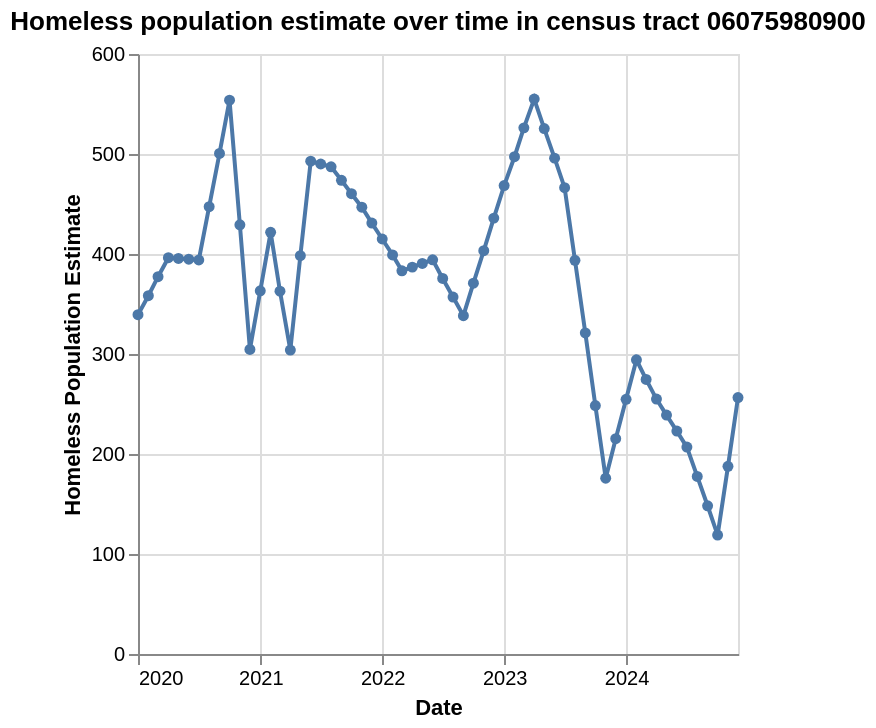

Write notebook code for a chart like this one.
### Code cell
create_homeless_scatterplot("06075980900")

### Figure 1 — Vega-Lite specification as saved in the notebook (floating-point values rounded to 4 significant figures)
{"config": {"view": {"continuousWidth": 300, "continuousHeight": 300}}, "data": {"name": "data-8149819c548268c92a00e0d2d8eeae7f"}, "mark": {"type": "line", "point": true}, "encoding": {"x": {"field": "date", "title": "Date", "type": "temporal"}, "y": {"field": "estimate", "title": "Homeless Population Estimate", "type": "quantitative"}}, "title": "Homeless population estimate over time in census tract 06075980900", "$schema": "https://vega.github.io/schema/vega-lite/v6.1.0.json", "datasets": {"data-8149819c548268c92a00e0d2d8eeae7f": [{"date": "2024-03", "tract": "06075980900", "median_rent": 3311.0, "eviction_rate": 0.0, "311_calls": 32.0, "tents": 12.5, "structures": 12.0, "vehicles": 144.0, "estimate": 274.6}, {"date": "2023-06", "tract": "06075980900", "median_rent": 3270.0, "eviction_rate": 0.0, "311_calls": 16.0, "tents": 7.667, "structures": 29.0, "vehicles": 270.0, "estimate": 495.9}, {"date": "2022-09", "tract": "06075980900", "median_rent": 3331.0, "eviction_rate": 0.0, "311_calls": 34.0, "tents": 4.0, "structures": 27.0, "vehicles": 178.0, "estimate": 338.3}, {"date": "2021-09", "tract": "06075980900", "median_rent": 3237.0, "eviction_rate": 0.0, "311_calls": 35.0, "tents": 14.0, "structures": 12.67, "vehicles": 266.0, "estimate": 473.7}, {"date": "2020-06", "tract": "06075980900", "median_rent": 3374.0, "eviction_rate": 0.0, "311_calls": 30.0, "tents": 32.0, "structures": 38.33, "vehicles": 168.0, "estimate": 394.8}, {"date": "2021-12", "tract": "06075980900", "median_rent": 3079.0, "eviction_rate": 0.0, "311_calls": 31.0, "tents": 9.25, "structures": 21.25, "vehicles": 235.8, "estimate": 430.9}, {"date": "2020-09", "tract": "06075980900", "median_rent": 3073.0, "eviction_rate": 0.0, "311_calls": 30.0, "tents": 27.33, "structures": 38.0, "vehicles": 240.0, "estimate": 500.5}, {"date": "2024-09", "tract": "06075980900", "median_rent": 3404.0, "eviction_rate": 0.0, "311_calls": 88.0, "tents": 10.0, "structures": 12.33, "vehicles": 67.67, "estimate": 148.2}, {"date": "2022-03", "tract": "06075980900", "median_rent": 3188.0, "eviction_rate": 0.0, "311_calls": 26.0, "tents": 7.0, "structures": 19.0, "vehicles": 211.0, "estimate": 383.2}, {"date": "2020-03", "tract": "06075980900", "median_rent": 3494.0, "eviction_rate": 0.0, "311_calls": 53.0, "tents": 28.0, "structures": 51.67, "vehicles": 147.7, "estimate": 377.3}, {"date": "2024-12", "tract": "06075980900", "median_rent": 3362.0, "eviction_rate": 0.0, "311_calls": 58.0, "tents": 13.33, "structures": 17.67, "vehicles": 125.7, "estimate": 256.4}, {"date": "2022-12", "tract": "06075980900", "median_rent": 3266.0, "eviction_rate": 0.0, "311_calls": 23.0, "tents": 7.75, "structures": 31.5, "vehicles": 229.8, "estimate": 435.9}, {"date": "2021-06", "tract": "06075980900", "median_rent": 3056.0, "eviction_rate": 0.0, "311_calls": 30.0, "tents": 12.0, "structures": 12.0, "vehicles": 281.0, "estimate": 492.8}, {"date": "2023-03", "tract": "06075980900", "median_rent": 3329.0, "eviction_rate": 0.0, "311_calls": 22.0, "tents": 13.0, "structures": 33.0, "vehicles": 278.3, "estimate": 526.1}, {"date": "2024-06", "tract": "06075980900", "median_rent": 3400.0, "eviction_rate": 0.0, "311_calls": 35.0, "tents": 7.333, "structures": 20.33, "vehicles": 109.0, "estimate": 222.9}, {"date": "2022-06", "tract": "06075980900", "median_rent": 3319.0, "eviction_rate": 0.0, "311_calls": 15.0, "tents": 5.0, "structures": 23.0, "vehicles": 216.0, "estimate": 394.2}, {"date": "2020-12", "tract": "06075980900", "median_rent": 2789.0, "eviction_rate": 0.0, "311_calls": 30.0, "tents": 24.0, "structures": 46.0, "vehicles": 113.0, "estimate": 304.6}, {"date": "2023-09", "tract": "06075980900", "median_rent": 3307.0, "eviction_rate": 0.0, "311_calls": 24.0, "tents": 9.5, "structures": 14.0, "vehicles": 174.5, "estimate": 321.1}, {"date": "2021-03", "tract": "06075980900", "median_rent": 2836.0, "eviction_rate": 0.0, "311_calls": 18.0, "tents": 19.0, "structures": 27.0, "vehicles": 175.5, "estimate": 362.8}, {"date": "2023-12", "tract": "06075980900", "median_rent": 3220.0, "eviction_rate": 0.0, "311_calls": 26.0, "tents": 17.67, "structures": 3.667, "vehicles": 109.7, "estimate": 215.3}, {"date": "2020-01", "tract": "06075980900", "median_rent": 3473.0, "eviction_rate": 0.0, "311_calls": 0.0, "tents": 28.0, "structures": 45.0, "vehicles": 131.0, "estimate": 339.3}, {"date": "2020-02", "tract": "06075980900", "median_rent": 3499.0, "eviction_rate": 0.0, "311_calls": 51.0, "tents": 28.0, "structures": 48.33, "vehicles": 139.3, "estimate": 358.3}, {"date": "2020-04", "tract": "06075980900", "median_rent": 3452.0, "eviction_rate": 0.0, "311_calls": 30.0, "tents": 28.0, "structures": 55.0, "vehicles": 156.0, "estimate": 396.3}, {"date": "2020-05", "tract": "06075980900", "median_rent": 3404.0, "eviction_rate": 0.0, "311_calls": 33.0, "tents": 30.0, "structures": 46.67, "vehicles": 162.0, "estimate": 395.5}, {"date": "2020-07", "tract": "06075980900", "median_rent": 3315.0, "eviction_rate": 0.0, "311_calls": 26.0, "tents": 34.0, "structures": 30.0, "vehicles": 174.0, "estimate": 394.0}, {"date": "2020-08", "tract": "06075980900", "median_rent": 3211.0, "eviction_rate": 0.0, "311_calls": 34.0, "tents": 30.67, "structures": 34.0, "vehicles": 207.0, "estimate": 447.3}, {"date": "2020-10", "tract": "06075980900", "median_rent": 2939.0, "eviction_rate": 0.0, "311_calls": 37.0, "tents": 24.0, "structures": 42.0, "vehicles": 273.0, "estimate": 553.8}, {"date": "2020-11", "tract": "06075980900", "median_rent": 2846.0, "eviction_rate": 0.0, "311_calls": 32.0, "tents": 24.0, "structures": 44.0, "vehicles": 193.0, "estimate": 429.2}, {"date": "2021-01", "tract": "06075980900", "median_rent": 2785.0, "eviction_rate": 0.0, "311_calls": 43.0, "tents": 29.0, "structures": 40.5, "vehicles": 149.5, "estimate": 363.1}, {"date": "2021-02", "tract": "06075980900", "median_rent": 2791.0, "eviction_rate": 0.0, "311_calls": 32.0, "tents": 34.0, "structures": 35.0, "vehicles": 186.0, "estimate": 421.7}, {"date": "2021-04", "tract": "06075980900", "median_rent": 2869.0, "eviction_rate": 0.0, "311_calls": 32.0, "tents": 4.0, "structures": 19.0, "vehicles": 165.0, "estimate": 303.9}, {"date": "2021-05", "tract": "06075980900", "median_rent": 2953.0, "eviction_rate": 0.0, "311_calls": 29.0, "tents": 8.0, "structures": 15.5, "vehicles": 223.0, "estimate": 398.4}, {"date": "2021-07", "tract": "06075980900", "median_rent": 3164.0, "eviction_rate": 0.0, "311_calls": 37.0, "tents": 14.0, "structures": 10.0, "vehicles": 279.0, "estimate": 490.0}, {"date": "2021-08", "tract": "06075980900", "median_rent": 3230.0, "eviction_rate": 0.0, "311_calls": 28.0, "tents": 16.0, "structures": 8.0, "vehicles": 277.0, "estimate": 487.2}, {"date": "2021-10", "tract": "06075980900", "median_rent": 3191.0, "eviction_rate": 0.0, "311_calls": 20.0, "tents": 12.0, "structures": 17.33, "vehicles": 255.0, "estimate": 460.3}, {"date": "2021-11", "tract": "06075980900", "median_rent": 3120.0, "eviction_rate": 0.0, "311_calls": 17.0, "tents": 10.0, "structures": 22.0, "vehicles": 244.0, "estimate": 446.8}, {"date": "2022-01", "tract": "06075980900", "median_rent": 3093.0, "eviction_rate": 0.0, "311_calls": 24.0, "tents": 8.5, "structures": 20.5, "vehicles": 227.5, "estimate": 415.0}, {"date": "2022-02", "tract": "06075980900", "median_rent": 3134.0, "eviction_rate": 0.0, "311_calls": 16.0, "tents": 7.75, "structures": 19.75, "vehicles": 219.2, "estimate": 399.1}, {"date": "2022-04", "tract": "06075980900", "median_rent": 3232.0, "eviction_rate": 0.0, "311_calls": 24.0, "tents": 6.333, "structures": 20.33, "vehicles": 212.7, "estimate": 386.9}, {"date": "2022-05", "tract": "06075980900", "median_rent": 3319.0, "eviction_rate": 0.0, "311_calls": 21.0, "tents": 5.667, "structures": 21.67, "vehicles": 214.3, "estimate": 390.5}, {"date": "2022-07", "tract": "06075980900", "median_rent": 3299.0, "eviction_rate": 0.0, "311_calls": 18.0, "tents": 4.667, "structures": 24.33, "vehicles": 203.3, "estimate": 375.6}, {"date": "2022-08", "tract": "06075980900", "median_rent": 3328.0, "eviction_rate": 0.0, "311_calls": 20.0, "tents": 4.333, "structures": 25.67, "vehicles": 190.7, "estimate": 356.9}, {"date": "2022-10", "tract": "06075980900", "median_rent": 3330.0, "eviction_rate": 0.0, "311_calls": 24.0, "tents": 5.25, "structures": 28.5, "vehicles": 195.2, "estimate": 370.8}, {"date": "2022-11", "tract": "06075980900", "median_rent": 3273.0, "eviction_rate": 0.0, "311_calls": 17.0, "tents": 6.5, "structures": 30.0, "vehicles": 212.5, "estimate": 403.4}, {"date": "2023-01", "tract": "06075980900", "median_rent": 3301.0, "eviction_rate": 0.0, "311_calls": 17.0, "tents": 9.0, "structures": 33.0, "vehicles": 247.0, "estimate": 468.4}, {"date": "2023-02", "tract": "06075980900", "median_rent": 3337.0, "eviction_rate": 0.0, "311_calls": 14.0, "tents": 11.0, "structures": 33.0, "vehicles": 262.7, "estimate": 497.3}, {"date": "2023-04", "tract": "06075980900", "median_rent": 3285.0, "eviction_rate": 0.0, "311_calls": 15.0, "tents": 15.0, "structures": 33.0, "vehicles": 294.0, "estimate": 555.0}, {"date": "2023-05", "tract": "06075980900", "median_rent": 3268.0, "eviction_rate": 0.0, "311_calls": 15.0, "tents": 11.33, "structures": 31.0, "vehicles": 282.0, "estimate": 525.4}, {"date": "2023-07", "tract": "06075980900", "median_rent": 3308.0, "eviction_rate": 0.0, "311_calls": 21.0, "tents": 4.0, "structures": 27.0, "vehicles": 258.0, "estimate": 466.3}, {"date": "2023-08", "tract": "06075980900", "median_rent": 3316.0, "eviction_rate": 0.0, "311_calls": 35.0, "tents": 6.75, "structures": 20.5, "vehicles": 216.2, "estimate": 393.7}, {"date": "2023-10", "tract": "06075980900", "median_rent": 3277.0, "eviction_rate": 0.0, "311_calls": 55.0, "tents": 12.25, "structures": 7.5, "vehicles": 132.8, "estimate": 248.4}, {"date": "2023-11", "tract": "06075980900", "median_rent": 3240.0, "eviction_rate": 0.0, "311_calls": 28.0, "tents": 15.0, "structures": 1.0, "vehicles": 91.0, "estimate": 175.8}, {"date": "2024-01", "tract": "06075980900", "median_rent": 3222.0, "eviction_rate": 0.0, "311_calls": 32.0, "tents": 20.33, "structures": 6.333, "vehicles": 128.3, "estimate": 254.7}, {"date": "2024-02", "tract": "06075980900", "median_rent": 3257.0, "eviction_rate": 0.0, "311_calls": 31.0, "tents": 23.0, "structures": 9.0, "vehicles": 147.0, "estimate": 294.2}, {"date": "2024-04", "tract": "06075980900", "median_rent": 3345.0, "eviction_rate": 0.0, "311_calls": 40.0, "tents": 2.0, "structures": 15.0, "vehicles": 141.0, "estimate": 254.9}, {"date": "2024-05", "tract": "06075980900", "median_rent": 3373.0, "eviction_rate": 0.0, "311_calls": 53.0, "tents": 4.667, "structures": 17.67, "vehicles": 125.0, "estimate": 238.9}, {"date": "2024-07", "tract": "06075980900", "median_rent": 3421.0, "eviction_rate": 0.0, "311_calls": 58.0, "tents": 10.0, "structures": 23.0, "vehicles": 93.0, "estimate": 206.9}, {"date": "2024-08", "tract": "06075980900", "median_rent": 3422.0, "eviction_rate": 0.0, "311_calls": 95.0, "tents": 10.0, "structures": 17.67, "vehicles": 80.33, "estimate": 177.6}, {"date": "2024-10", "tract": "06075980900", "median_rent": 3378.0, "eviction_rate": 0.0, "311_calls": 60.0, "tents": 10.0, "structures": 7.0, "vehicles": 55.0, "estimate": 118.9}, {"date": "2024-11", "tract": "06075980900", "median_rent": 3372.0, "eviction_rate": 0.0, "311_calls": 47.0, "tents": 11.67, "structures": 12.33, "vehicles": 90.33, "estimate": 187.7}]}}
